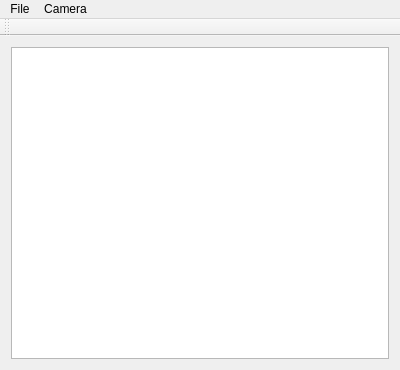
<?xml version="1.0" encoding="UTF-8"?>
<ui version="4.0">
 <class>MainWindow</class>
 <widget class="QMainWindow" name="MainWindow">
  <property name="geometry">
   <rect>
    <x>0</x>
    <y>0</y>
    <width>400</width>
    <height>370</height>
   </rect>
  </property>
  <property name="windowTitle">
   <string>Firefly</string>
  </property>
  <widget class="QWidget" name="centralWidget">
   <layout class="QHBoxLayout" name="horizontalLayout">
    <item>
     <widget class="QGraphicsView" name="graphicsView"/>
    </item>
   </layout>
  </widget>
  <widget class="QToolBar" name="mainToolBar">
   <attribute name="toolBarArea">
    <enum>TopToolBarArea</enum>
   </attribute>
   <attribute name="toolBarBreak">
    <bool>false</bool>
   </attribute>
  </widget>
  <widget class="QMenuBar" name="menuBar">
   <property name="geometry">
    <rect>
     <x>0</x>
     <y>0</y>
     <width>400</width>
     <height>25</height>
    </rect>
   </property>
   <widget class="QMenu" name="menuFile">
    <property name="title">
     <string>File</string>
    </property>
    <addaction name="actionLoad_File"/>
   </widget>
   <widget class="QMenu" name="menuCamera">
    <property name="title">
     <string>Camera</string>
    </property>
    <widget class="QMenu" name="menuCamera_Tracking">
     <property name="title">
      <string>Camera Tracking</string>
     </property>
     <addaction name="actionHorizontal_Trackball"/>
     <addaction name="action3D_Trackball"/>
    </widget>
    <addaction name="menuCamera_Tracking"/>
   </widget>
   <addaction name="menuFile"/>
   <addaction name="menuCamera"/>
  </widget>
  <action name="actionLoad_File">
   <property name="text">
    <string>Load File</string>
   </property>
  </action>
  <action name="actionHorizontal_Trackball">
   <property name="checkable">
    <bool>true</bool>
   </property>
   <property name="checked">
    <bool>true</bool>
   </property>
   <property name="text">
    <string>Horizontal Trackball</string>
   </property>
  </action>
  <action name="action3D_Trackball">
   <property name="checkable">
    <bool>true</bool>
   </property>
   <property name="text">
    <string>3D Trackball</string>
   </property>
  </action>
 </widget>
 <layoutdefault spacing="6" margin="11"/>
 <resources/>
 <connections/>
</ui>
